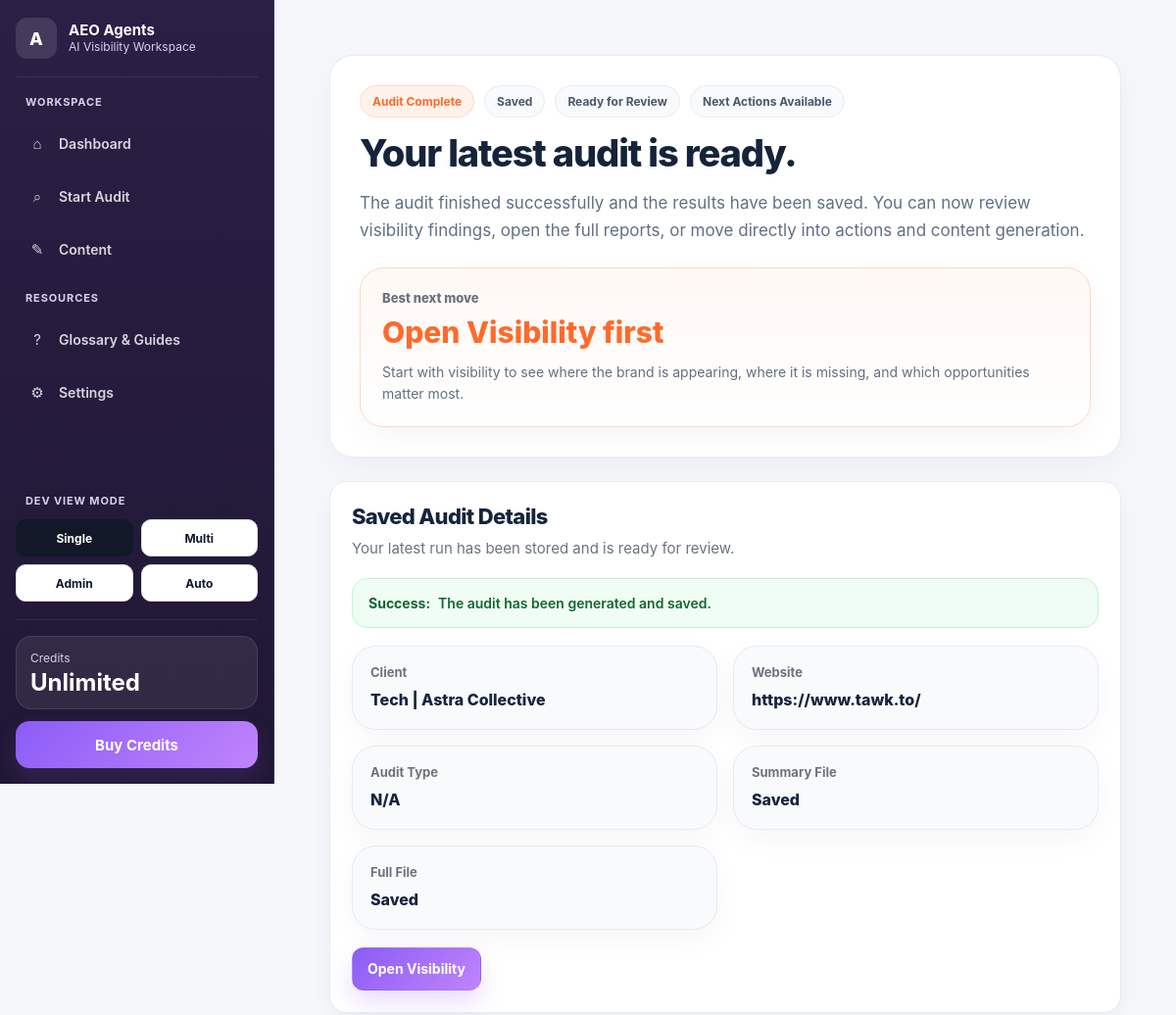
/client/tech-astra-collective/run-audit (signed in, upper part), run on an earlier commit of the app's database.
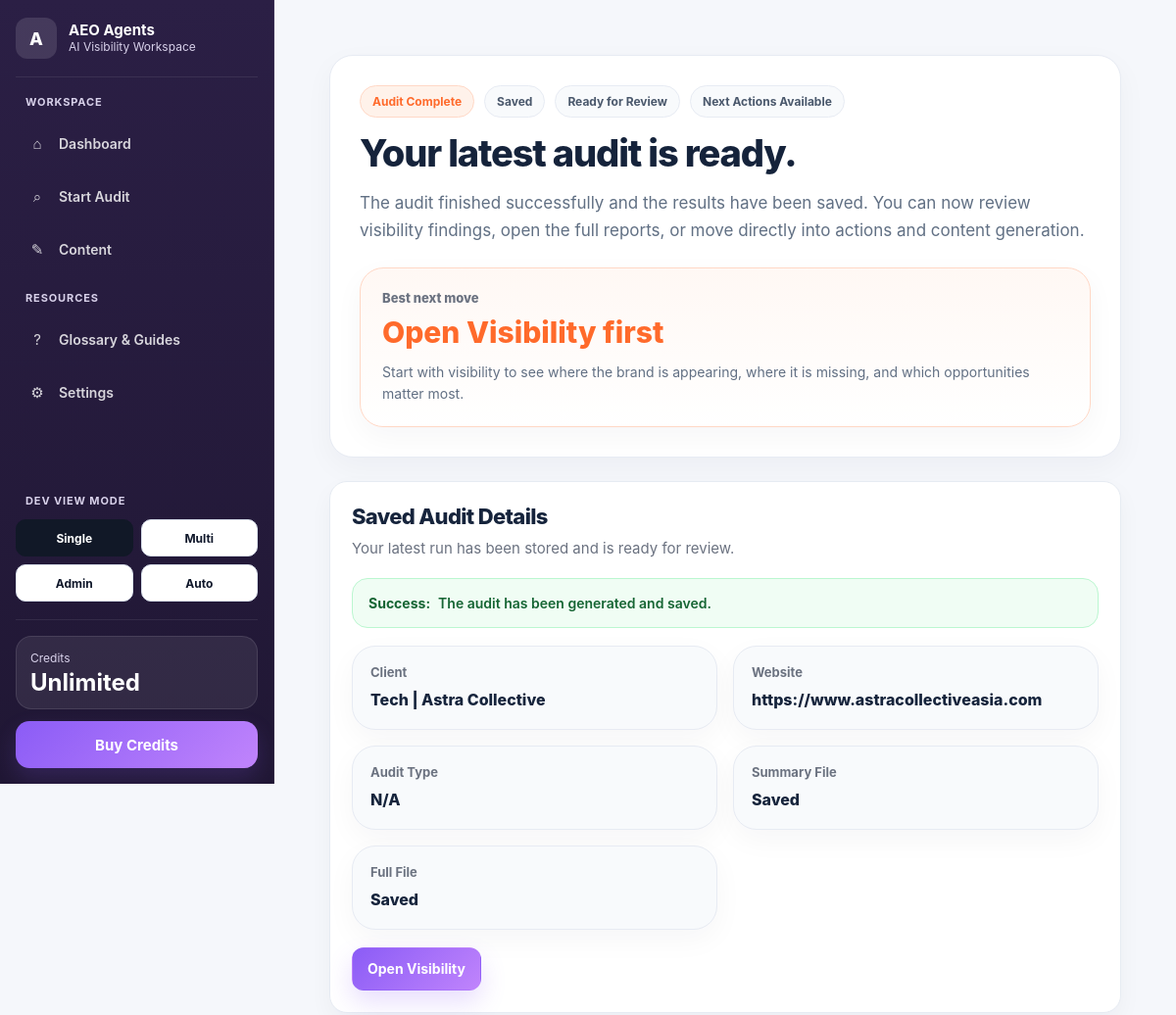
And on a later commit of the database.
### app.py (models this page shows)
class Client(db.Model):
    __tablename__ = "clients"
    id = db.Column(db.Integer, primary_key=True)
    slug = db.Column(db.String(255), nullable=False, index=True)
    user_id = db.Column(db.Integer, db.ForeignKey("users.id"), nullable=False, index=True)
    name = db.Column(db.String(255), nullable=False)
    website = db.Column(db.String(500), nullable=False)
    website_normalized = db.Column(db.String(500), nullable=False, index=True)
    industry = db.Column(db.String(255), nullable=True)
    location = db.Column(db.String(255), nullable=True)
    owner_type = db.Column(db.String(100), nullable=False, default="company")
    notes = db.Column(db.Text, nullable=True)
    created_at = db.Column(db.DateTime, default=datetime.utcnow, nullable=False)
    updated_at = db.Column(db.DateTime, default=datetime.utcnow, onupdate=datetime.utcnow, nullable=False)
    __table_args__ = (
        db.UniqueConstraint("user_id", "slug", name="uq_clients_user_slug"),
    )

### app.py (the view, shortened to what this page needs)
@app.route("/client/<client_id>/run-audit", methods=["GET", "POST"])
@login_required
def run_client_audit(client_id):
    client = get_client_by_id(client_id)
    if not client:
        abort(404)
    form_data = {
        "website": client.get("website", ""),
        "industry": client.get("industry", ""),
        "location": client.get("location", ""),
        "topic": client.get("industry", ""),
        "audit_type": "free",
    }
    return render_template("run_audit.html", client=client, error=None, form_data=form_data)

### app.py (called while the page is built)
@login_manager.user_loader
def load_user(user_id):
    return User.query.get(int(user_id))

def load_json_file(filepath):
    with open(filepath, "r", encoding="utf-8") as f:
        return json.load(f)

def safe_load_json(filepath, default):
    if not os.path.exists(filepath):
        return default
    try:
        return load_json_file(filepath)
    except Exception:
        return default

def normalize_website(url):
    if not url:
        return ""
    return (
        url.strip()
        .lower()
        .replace("https://", "")
        .replace("http://", "")
        .replace("www.", "")
        .rstrip("/")
    )

def load_clients(user_id=None):
    query = Client.query
    if user_id is not None:
        query = query.filter_by(user_id=user_id)
    rows = query.order_by(Client.created_at.desc()).all()
    return [serialize_client_row(row) for row in rows]

def get_matching_full_filename(summary_filename):
    if not summary_filename.endswith("_summary.json"):
        return None
    return summary_filename.replace("_summary.json", "_full.json")

### templates/run_audit.html (shortened to what this page needs)
{% extends "base.html" %}
{% block content %}
<div class="audit-complete-shell">
    <section class="audit-complete-hero">
        <div class="audit-complete-hero-copy">
            <div class="hero-badge-row">
                <span class="hero-badge hero-badge-primary">Audit Complete</span>
                <span class="hero-badge">Saved</span>
                <span class="hero-badge">Ready for Review</span>
                <span class="hero-badge">Next Actions Available</span>
            </div>
            <h1>Your latest audit is ready.</h1>
            <p>
                The audit finished successfully and the results have been saved.
                You can now review visibility findings, open the full reports, or move directly into actions and content generation.
            </p>
        </div>
        <div class="audit-complete-hero-card">
            <span class="hero-card-label">Best next move</span>
            <strong class="hero-card-value">Open Visibility first</strong>
            <p class="hero-card-text">
                Start with visibility to see where the brand is appearing, where it is missing, and which opportunities matter most.
            </p>
        </div>
    </section>
    <section class="audit-complete-grid">
        <section class="panel panel-main">
            <div class="panel-header">
                <div>
                    <h2>Saved Audit Details</h2>
                    <p class="panel-subtitle">Your latest run has been stored and is ready for review.</p>
                </div>
            </div>
            <div class="audit-success-banner">
                <strong>Success:</strong>
                <span>The audit has been generated and saved.</span>
            </div>
            <div class="audit-meta-grid">
                <div class="audit-meta-card">
                    <span>Client</span>
                    <strong>{{ client.name }}</strong>
                </div>
                <div class="audit-meta-card">
                    <span>Website</span>
                    <strong>{{ result.website if result and result.website is defined else client.website }}</strong>
                </div>
                <div class="audit-meta-card">
                    <span>Audit Type</span>
                    <strong>{{ result.audit_type if result and result.audit_type is defined else "N/A" }}</strong>
                </div>
                <div class="audit-meta-card">
                    <span>Summary File</span>
                    <strong>{{ result.summary_filename if result and result.summary_filename is defined else "Saved" }}</strong>
                </div>
                <div class="audit-meta-card">
                    <span>Full File</span>
                    <strong>{{ result.full_filename if result and result.full_filename is defined else "Saved" }}</strong>
                </div>
            </div>
            <div class="card-actions">
                <a href="{{ url_for('client_visibility_page', client_id=client.id) }}" class="btn btn-primary">Open Visibility</a>
            </div>
        </section>
    </section>
</div>
{% endblock %}

What changed in the data, as far as the page shows it:
changed Client "Tech | Astra Collective": website "https://www.tawk.to/" → "https://www.astracollectiveasia.com"
